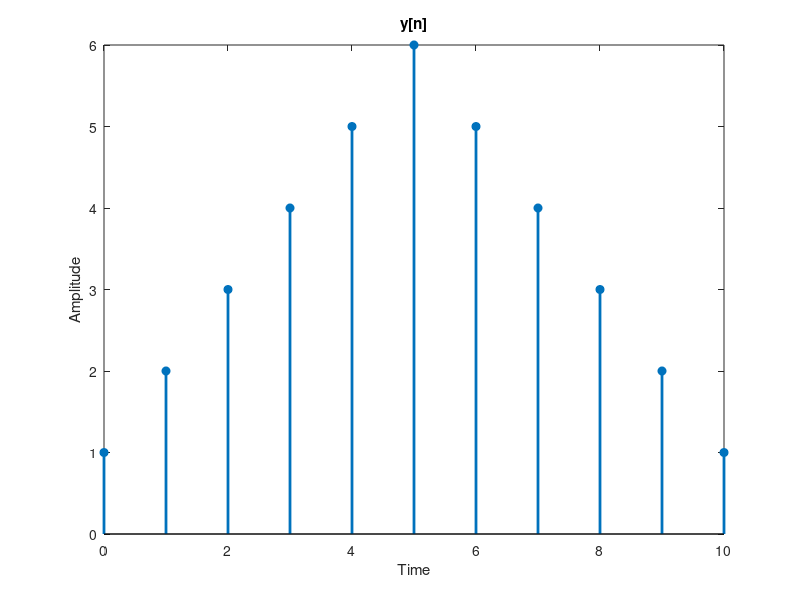

This figure's MATLAB source:
x=ones(1,6);
y=conv(x,x);
n=0:10;
stem(n,y,'filled','LineWidth',2);
ylabel("Amplitude");
xlabel("Time");
title("y[n]");
